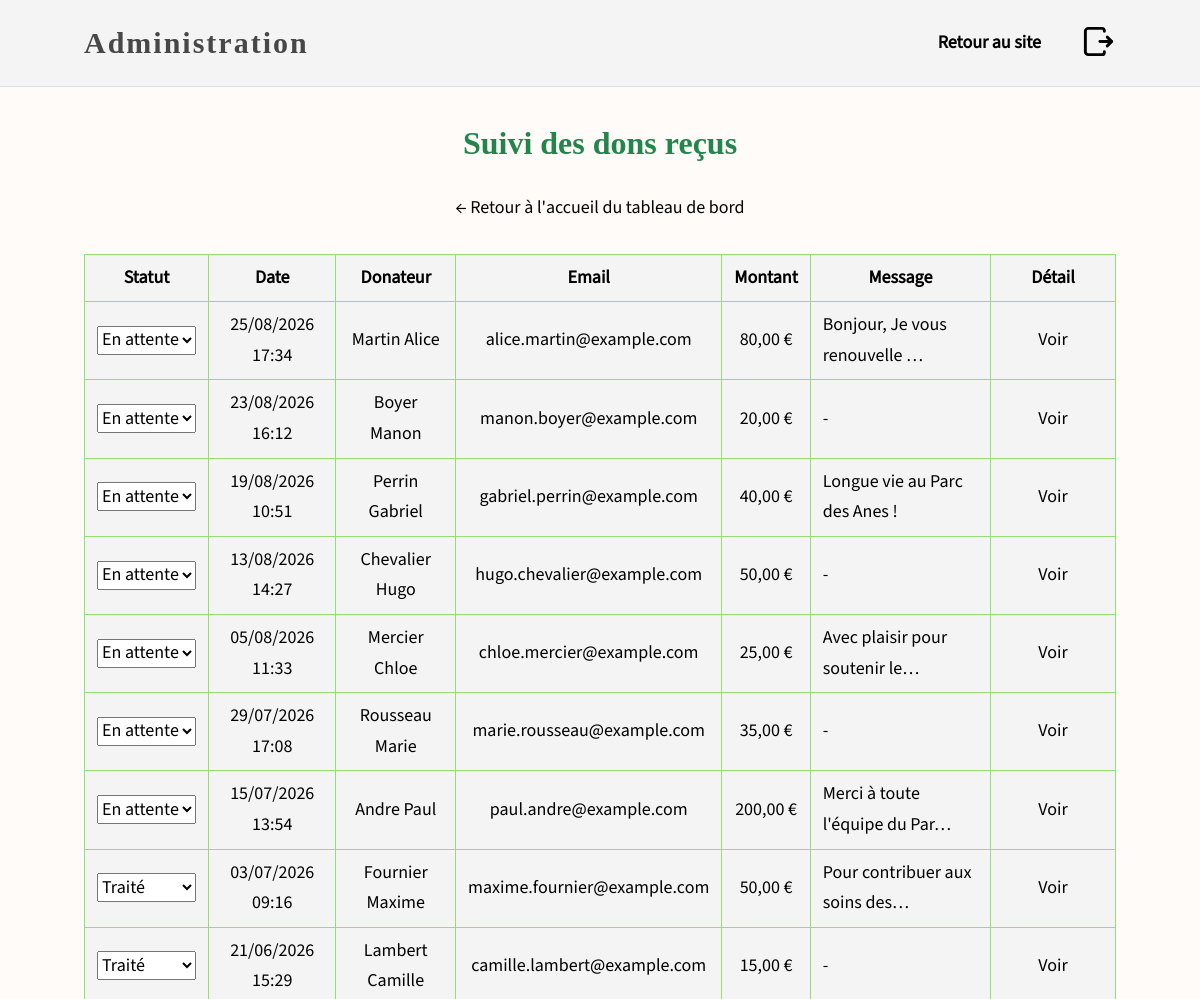
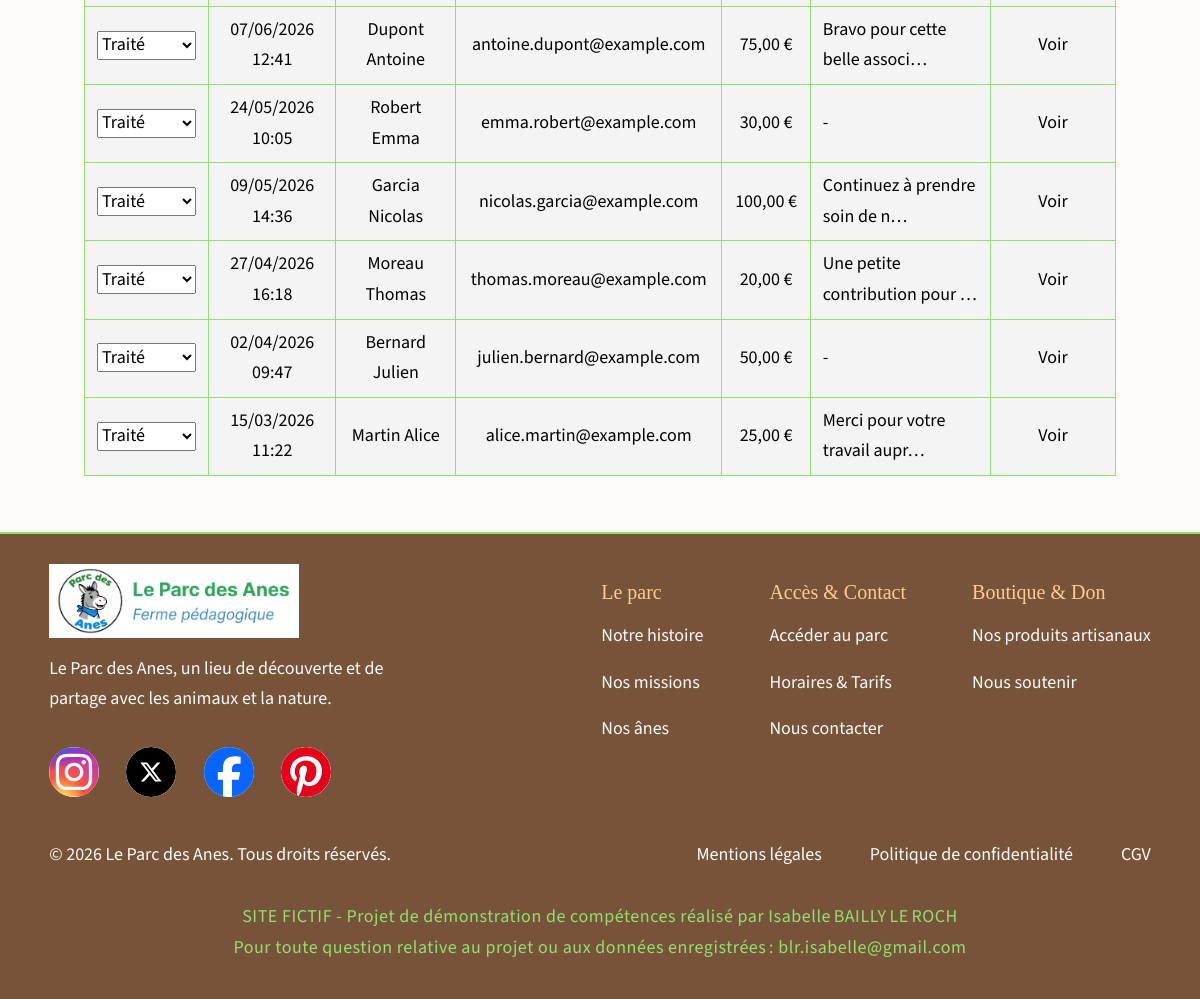
/?url=admin/dons (signed in), run on the app's committed database (2 pictures, top to bottom).
### tables this page shows
CREATE TABLE `donations` (
  `id` int(10) UNSIGNED NOT NULL,
  `user_id` int(11) NOT NULL,
  `donation_number` varchar(20) NOT NULL,
  `last_name` varchar(100) NOT NULL,
  `first_name` varchar(100) NOT NULL,
  `email` varchar(255) NOT NULL,
  `phone` varchar(20) DEFAULT NULL,
  `amount` decimal(10,2) NOT NULL,
  `comment` text DEFAULT NULL,
  `status` varchar(20) NOT NULL DEFAULT 'pending',
  `created_at` datetime NOT NULL DEFAULT current_timestamp()
);

### src/Controllers/BaseController.php (called while the page is built, shortened)
<?php
class BaseController
{
    protected function renderViewAndMeta(string $view, array $data = [])
    {
        $parts = explode('/', $view);
        $action = array_pop($parts);
        $section = implode('.', $parts);
        $metaService = new Meta();
        $meta = $metaService->getMeta($section, $action);
        $siteName = $metaService->siteName();
        $pageTitle = trim($meta['title'] ?? '');
        $title = ($pageTitle === '' || $pageTitle === $siteName)
            ? $siteName
            : $siteName . ' - ' . $pageTitle;
        $data['meta'] = $meta;
        $data['title'] = $title;
        $data['internalStyles'] = $data['internalStyles'] ?? [];
        $data['externalStyles'] = $data['externalStyles'] ?? [];
        $data['internalScripts'] = $data['internalScripts'] ?? [];
        $data['externalScripts'] = $data['externalScripts'] ?? [];
        $data['headerView'] = $data['headerView'] ?? 'header';
        extract($data);
        require __DIR__ . '/../Views/' . $view . '.php';
        require __DIR__ . '/../Views/partials/footer.php';
        require __DIR__ . '/../Views/layouts/main.php';
    }
}

### src/Controllers/Admin/AdminDonationController.php (called while the page is built, shortened)
<?php
class AdminDonationController extends BaseController
{
    private string $path;
    private DonationModel $model;
    public function __construct()
    {
        $this->path = 'admin/donations';
        $this->model = new DonationModel();
    }
    public function index()
    {
        try {
            $donations = $this->model->findAllForAdmin();
            $data = [
                'donations' => $donations
            ];
            return $this->renderViewAndMeta(
                $this->path . '/index',
                array_merge(
                    $data,
                    $this->scriptsAndStylesAssets(),
                    [
                        'headerView' => 'header_admin'
                    ],
                )
            );
        } catch (Exception $e) {
            $this->handleException($e);
        }
    }
    private function scriptsAndStylesAssets(): array
    {
        return [
            'internalStyles' => [
                'admin-header.css',
                'admin-home.css',
                'admin-donations.css',
            ],
            'internalScripts' => [
                'admin_donations.js',
            ],
        ];
    }
}

### public/index.php (called while the page is built, shortened)
<?php
$rootPath = basename(__DIR__) === 'public'
    ? dirname(__DIR__)
    : __DIR__;
require_once $rootPath . '/src/Core/Autoload.php';
$url = $_GET['url'] ?? 'accueil';
$router = new Router();
$router->renderPage($url);

### src/Core/Autoload.php (called while the page is built, shortened)
<?php
spl_autoload_register(function (string $class): void {
    $prefix = 'App\\';
    $baseDir = __DIR__ . '/../';
    $relativeClass = substr($class, strlen($prefix));
    $file = $baseDir . str_replace('\\', '/', $relativeClass) . '.php';
    if (is_file($file)) {
        return;
    }
});

### config/database.php (called while the page is built)
<?php
$DB_HOST = 'localhost';
$DB_PORT = 3306 ;
$DB_NAME = 'db_parc_des_anes';
$DB_USER = 'root';
$DB_PASS = '';

### src/Core/DatabaseConnect.php (called while the page is built, shortened)
<?php
class DatabaseConnect
{
    private static ?DatabaseConnect $instance = null;
    private function __construct()
    {
        require __DIR__ . '/../../config/database.php';
        $dsn = "mysql:host=$DB_HOST;port=$DB_PORT;dbname=$DB_NAME;charset=utf8mb4";
        $options = [
            PDO::ATTR_ERRMODE => PDO::ERRMODE_EXCEPTION,
            PDO::ATTR_DEFAULT_FETCH_MODE => PDO::FETCH_ASSOC,
            PDO::ATTR_EMULATE_PREPARES => false
        ];
    }
    public static function getInstance(): self
    {
        if (self::$instance === null) {
            self::$instance = new self();
        }
        return self::$instance;
    }
}

### src/Models/DonationModel.php (called while the page is built, shortened)
<?php
class DonationModel
{
    private PDO $db;
    private string $table = 'donations';
    public function __construct()
    {
        $this->db = DatabaseConnect::getInstance()->getConnection();
    }
    public function findAllForAdmin(): array
    {
        $stmt = $this->db->query("
            SELECT *
            FROM {$this->table}
            ORDER BY created_at DESC
        ");
        return $stmt->fetchAll(PDO::FETCH_ASSOC);
    }
}

### src/Views/admin/donations/sections/donation_read.php (the view, shortened to what this page needs)
<?php if (empty($donations)): ?>
    <p>Aucun don reçu.</p>
<?php else: ?>
    <table class="admin-donations-list-table">
        <thead>
            <tr>
                <th>Statut</th>
                <th>Date</th>
                <th>Donateur</th>
                <th>Email</th>
                <th>Montant</th>
                <th>Message</th>
                <th>Détail</th>
            </tr>
        </thead>
        <tbody>
            <?php foreach ($donations as $donation): ?>
                <tr>
                    <td>
                        <form
                            method="post"
                            action="?url=admin/dons/update-status"
                            class="donation-status-form"
                        >
                            <select
                                name="status"
                                class="donation-status-select"
                            >
                                <option
                                    value="pending"
                                    <?= $donation['status'] === 'pending' ? 'selected' : '' ?>
                                >
                                    En attente
                                </option>
                                <option
                                    value="processed"
                                    <?= $donation['status'] === 'processed' ? 'selected' : '' ?>
                                >
                                    Traité
                                </option>
                            </select>
                        </form>
                    </td>
                    <td>
                        <?= htmlspecialchars(
                            date('d/m/Y H:i', strtotime($donation['created_at']))
                        ) ?>
                    </td>
                    <td>
                        <?= htmlspecialchars(
                            $donation['last_name'] . ' ' . $donation['first_name']
                        ) ?>
                    </td>
                    <td>
                        <?= htmlspecialchars($donation['email']) ?>
                    </td>
                    <td>
                        <?= number_format(
                            (float) $donation['amount'],
                            2,
                            ',',
                            ' '
                        ) ?> €
                    </td>
                    <td>
                        <?php $comment = $donation['comment'] ?? ''; ?>
                        <?= $comment !== ''
                            ? htmlspecialchars(
                                mb_strimwidth($comment, 0, 30, '…')
                            )
                            : '-'
                        ?>
                    </td>
                    <td>
                        <a href="<?= BASE_URL ?>/?url=admin/dons/show&id=<?= (int) $donation['id'] ?>">
                            Voir
                        </a>
                    </td>
                </tr>
            <?php endforeach; ?>
        </tbody>
    </table>
<?php endif; ?>

### public/styles/pages/admin-donations.css (style rules this page uses)
.admin-donations-list-table { width: 100%; border-collapse: collapse; background-color: var(--color-bg-form); }
.admin-donations-list-table th, .admin-donations-list-table td { padding: 8px 12px; border: 1px solid var(--color-border-decorative-1); vertical-align: middle; }
.admin-donations-list-table th { font-weight: bold; text-align: center; background-color: var(--color-bg-admin); }
.admin-donations-list-table td { text-align: center; }
.admin-donations-list-table td:nth-child(6) { text-align: left; }
.admin-donations-list-table .donation-status-form { margin: 0; }
.admin-donations-list-table .donation-status-select { width: auto; }
.admin-donations-list-table td:last-child a { display: inline-block; width: 100px; }

### public/styles/foundations/tokens.css (style rules this page uses)
:root { --font-size-16: 1rem; --font-size-18: 1.125rem; --font-size-20: 1.25rem; --font-size-22: 1.375rem; --font-size-24: 1.5rem; --font-size-28: clamp(1.5rem, 3vw, 1.75rem); --font-size-32: clamp(1.75rem, 3.5vw, 2rem); --font-size-36: clamp(2rem, 4vw, 2.25rem); --font-size-40: clamp(2.25rem, 4.5vw, 2.5rem); --font-size-44: clamp(2.4375rem, 5vw, 2.75rem); --font-size-48: clamp(2.625rem, 5vw, 3rem); --font-size-52: clamp(2.75rem, 5.5vw, 3.25rem); --font-size-56: clamp(2.875rem, 5.5vw, 3.5rem); --font-size-60: clamp(2.9rem, 6vw, 3.75rem); --font-size-64: clamp(3rem, 6.5vw, 4rem); --font-family-body: 'Source_sans_3', sans-serif, system-ui; --font-family-display: 'Alatsi', serif, system-ui; --font-family-accent: 'ComicNeue', system-ui, sans-serif; --font-size-h1: var(--font-size-64); --font-size-h1-subtitle: clamp(1.5rem, 6vw, 2rem); --font-size-h2: var(--font-size-32); --font-size-h3: var(--font-size-28); --font-size-h4: var(--font-size-24); --font-size-high-text: var(--font-size-20); --font-size-accent-text: var(--font-size-18); --font-size-text: var(--font-size-18); --line-height-h1: 1.2; --line-height-h2: 1.25; --line-height-h3: 1.3; --line-height-h4: 1.35; --line-height-high-text: 1.45; --line-height-text: 1.7; --space-1: 1rem; --space-2: 1.5rem; --space-container-y: clamp(1.875rem, 3vw, 3.125rem); --space-container-x: clamp(1.875rem, 7vw, 6.25rem); --radius-xs: 5px; --radius-sm: 10px; --radius-md: 15px; --radius-lg: 25px; --shadow-strong: 0 4px 4px rgba(var(--black), 1); --shadow-light: 0 4px 4px rgba(var(--black), 0.25); --shadow-subtle: 3px 3px 2px rgba(var(--black), 0.25); --z-base: 1; --z-header: 10; --z-modal: 100; --black: 0, 0, 0; --light-black: #474747; --white: #ffffff; --off-white: #FFFBF8; --dark-beige: #FFCA93; --brown: #775439; --dark-blue: #3470A8; --light-green: #93E071; --dark-green: #21854C; --red: #FF0000; --green:#008000; --orange: #f77a13; --light-grey: #f4f4f4; --gold: #ffd700; --blue: blue; --grey: #ddd; --dark-grey: #bbb; }
body.light-theme { --color-background: var(--off-white); --color-header-bg: var(--dark-beige); --color-footer-bg: var(--brown); --color-intermediate-bg: var(--light-green); --color-surface: var(--off-white); --color-h1-content: var(--off-white); --color-h2-content: var(--dark-green); --color-h3-content: var(--dark-blue); --color-h4-content: var(--light-black); --color-high-text-content: var(--black); --color-text-content: var(--black); --color-text-header: var(--light-black); --color-high-text-footer: var(--dark-beige); --color-text-footer: var(--off-white); --color-btn-primary-bg: var(--light-green); --color-btn-primary-text: var(--light-black); --color-btn-primary-bg-hover: var(--dark-green); --color-btn-primary-text-hover: var(--off-white); --color-btn-secondary-bg: var(--white); --color-btn-secondary-text: var(--light-black); --color-btn-secondary-border: var(--light-green); --color-btn-secondary-bg-hover: var(--off-white); --color-btn-secondary-text-hover: var(--dark-green); --color-btn-secondary-border-hover: var(--dark-green); --color-bg-form: var(--light-grey); --color-border: var(--light-black); --color-border-decorative-1: var(--light-green); --color-border-decorative-2: var(--dark-blue); --color-hover-action: var(--dark-green); --color-error: var(--red); --color-success: var(--green); --color-focus-outline: var(--orange); --color-standard-link: var(--blue); --color-border-admin: var(--grey); --color-border-admin-hover: var(--dark-grey); }

### public/styles/layout/header.css (style rules this page uses)
.header-icon svg { display: block; width: 100%; height: 100%; fill: currentColor; }

### data on the page
donations: status "En attente", created_at "25/08/2026 17:34", last_name+first_name "Martin Alice", email "alice.martin@example.com", amount "80,00", comment "Bonjour, Je vous renouvelle …"
donations: status "En attente", created_at "23/08/2026 16:12", last_name+first_name "Boyer Manon", email "manon.boyer@example.com", amount "20,00"
donations: created_at "19/08/2026 10:51", last_name+first_name "Perrin Gabriel", email "gabriel.perrin@example.com", amount "40,00", comment "Longue vie au Parc des Anes !"
donations: created_at "13/08/2026 14:27", last_name+first_name "Chevalier Hugo", email "hugo.chevalier@example.com", amount "50,00"
donations: created_at "05/08/2026 11:33", last_name+first_name "Mercier Chloe", email "chloe.mercier@example.com", amount "25,00", comment "Avec plaisir pour soutenir le…"
donations: status "En attente", created_at "29/07/2026 17:08", last_name+first_name "Rousseau Marie", email "marie.rousseau@example.com", amount "35,00"
donations: created_at "15/07/2026 13:54", last_name+first_name "Andre Paul", email "paul.andre@example.com", amount "200,00", comment "Merci à toute l'équipe du Par…"
donations: status "Traité", created_at "03/07/2026 09:16", last_name+first_name "Fournier Maxime", email "maxime.fournier@example.com", amount "50,00", comment "Pour contribuer aux soins des…"
donations: status "Traité", created_at "21/06/2026 15:29", last_name+first_name "Lambert Camille", email "camille.lambert@example.com", amount "15,00"
donations: status "Traité", created_at "07/06/2026 12:41", last_name+first_name "Dupont Antoine", email "antoine.dupont@example.com", amount "75,00", comment "Bravo pour cette belle associ…"
donations: status "Traité", created_at "24/05/2026 10:05", last_name+first_name "Robert Emma", email "emma.robert@example.com", amount "30,00"
donations: status "Traité", created_at "09/05/2026 14:36", last_name+first_name "Garcia Nicolas", email "nicolas.garcia@example.com", amount "100,00", comment "Continuez à prendre soin de n…"
donations: status "Traité", created_at "27/04/2026 16:18", last_name+first_name "Moreau Thomas", email "thomas.moreau@example.com", amount "20,00", comment "Une petite contribution pour …"
donations: status "Traité", created_at "02/04/2026 09:47", last_name+first_name "Bernard Julien", email "julien.bernard@example.com", amount "50,00"
donations: status "Traité", created_at "15/03/2026 11:22", last_name+first_name "Martin Alice", email "alice.martin@example.com", amount "25,00", comment "Merci pour votre travail aupr…"
